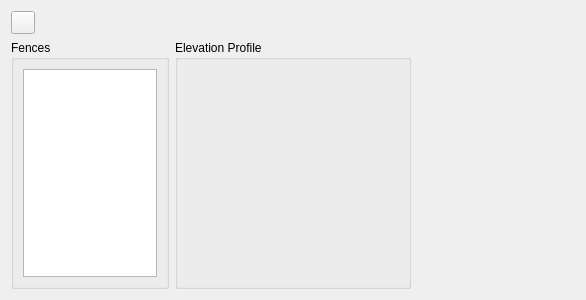
<?xml version="1.0" encoding="UTF-8"?>
<ui version="4.0">
 <class>FenceWidgetBase</class>
 <widget class="QWidget" name="FenceWidgetBase">
  <property name="geometry">
   <rect>
    <x>0</x>
    <y>0</y>
    <width>586</width>
    <height>300</height>
   </rect>
  </property>
  <property name="windowTitle">
   <string>Form</string>
  </property>
  <layout class="QVBoxLayout" name="verticalLayout">
   <item>
    <layout class="QHBoxLayout" name="headerLayout">
     <item>
      <widget class="QToolButton" name="sketchFenceButton">
       <property name="toolTip">
        <string>Sketch a Fence …</string>
       </property>
       <property name="text">
        <string/>
       </property>
       <property name="icon">
        <iconset>
         <normaloff>../../../images/new-split-paddock.png</normaloff>../../../images/new-split-paddock.png</iconset>
       </property>
      </widget>
     </item>
     <item>
      <spacer name="toolbarSpacer">
       <property name="orientation">
        <enum>Qt::Horizontal</enum>
       </property>
       <property name="sizeHint" stdset="0">
        <size>
         <width>40</width>
         <height>20</height>
        </size>
       </property>
      </spacer>
     </item>
    </layout>
   </item>
   <item>
    <layout class="QHBoxLayout" name="contentLayout" stretch="2,3,2">
     <property name="topMargin">
      <number>0</number>
     </property>
     <item>
      <widget class="QGroupBox" name="fenceListGroupBox">
       <property name="sizePolicy">
        <sizepolicy hsizetype="Expanding" vsizetype="MinimumExpanding">
         <horstretch>0</horstretch>
         <verstretch>0</verstretch>
        </sizepolicy>
       </property>
       <property name="title">
        <string>Fences</string>
       </property>
       <layout class="QVBoxLayout" name="fencesVerticalLayout">
        <item>
         <widget class="FenceLayerList" name="fenceList"/>
        </item>
       </layout>
      </widget>
     </item>
     <item>
      <widget class="QGroupBox" name="profileGroupBox">
       <property name="styleSheet">
        <string notr="true">background-colour: rgb(255,255,255);</string>
       </property>
       <property name="title">
        <string>Elevation Profile</string>
       </property>
       <layout class="QVBoxLayout" name="profileVerticalLayout">
        <property name="spacing">
         <number>0</number>
        </property>
        <property name="leftMargin">
         <number>0</number>
        </property>
        <property name="topMargin">
         <number>0</number>
        </property>
        <property name="rightMargin">
         <number>0</number>
        </property>
        <property name="bottomMargin">
         <number>0</number>
        </property>
        <item>
         <layout class="QVBoxLayout" name="profileLayout">
          <property name="sizeConstraint">
           <enum>QLayout::SetDefaultConstraint</enum>
          </property>
          <property name="topMargin">
           <number>0</number>
          </property>
          <item>
           <widget class="ProfileDetails" name="profileDetails" native="true">
            <property name="sizePolicy">
             <sizepolicy hsizetype="MinimumExpanding" vsizetype="MinimumExpanding">
              <horstretch>0</horstretch>
              <verstretch>0</verstretch>
             </sizepolicy>
            </property>
            <property name="minimumSize">
             <size>
              <width>0</width>
              <height>0</height>
             </size>
            </property>
            <property name="styleSheet">
             <string notr="true"/>
            </property>
           </widget>
          </item>
         </layout>
        </item>
        <item>
         <spacer name="verticalSpacer">
          <property name="orientation">
           <enum>Qt::Vertical</enum>
          </property>
          <property name="sizeHint" stdset="0">
           <size>
            <width>20</width>
            <height>40</height>
           </size>
          </property>
         </spacer>
        </item>
       </layout>
      </widget>
     </item>
     <item>
      <widget class="FencePaddockChanges" name="fencePaddockChanges" native="true">
       <property name="sizePolicy">
        <sizepolicy hsizetype="Minimum" vsizetype="Expanding">
         <horstretch>0</horstretch>
         <verstretch>0</verstretch>
        </sizepolicy>
       </property>
       <property name="minimumSize">
        <size>
         <width>100</width>
         <height>0</height>
        </size>
       </property>
       <property name="styleSheet">
        <string notr="true"/>
       </property>
      </widget>
     </item>
    </layout>
   </item>
  </layout>
 </widget>
 <customwidgets>
  <customwidget>
   <class>ProfileDetails</class>
   <extends>QWidget</extends>
   <header>mlapp/src/widgets/profile_details/profile_details</header>
   <container>1</container>
  </customwidget>
  <customwidget>
   <class>FencePaddockChanges</class>
   <extends>QWidget</extends>
   <header>mlapp/src/widgets/fence_details/fence_paddock_changes</header>
   <container>1</container>
  </customwidget>
  <customwidget>
   <class>FenceLayerList</class>
   <extends>QListWidget</extends>
   <header>mlapp/src/widgets/feature_list/fence_layer_list</header>
  </customwidget>
 </customwidgets>
 <resources/>
 <connections/>
</ui>
